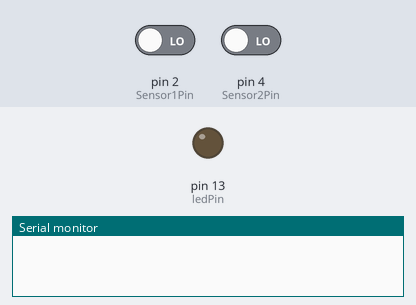
The sketch below on a simulated Arduino Uno, built with avr-gcc and run on an emulated ATmega328P. Shown: output pins drawn as LEDs (lit = HIGH), the last lines printed to the serial monitor. Inputs (shaded band) come from the test bench; at power-on: pin 2 (Sensor1Pin) LOW, pin 4 (Sensor2Pin) LOW.

Above: at 1.4 s.
1.5 s: pin 2 (Sensor1Pin) driven HIGH
At 2.4 s:
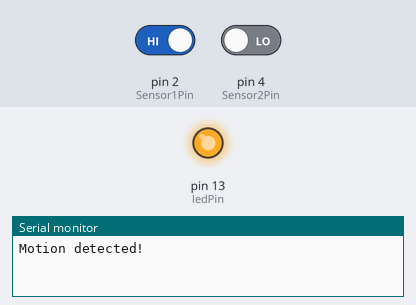
3.0 s: pin 2 (Sensor1Pin) driven LOW
At 3.5 s:
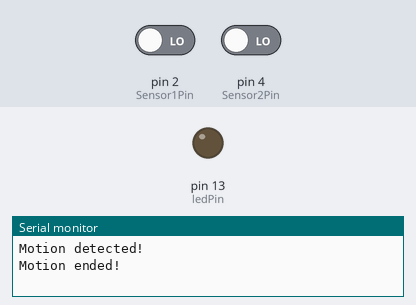
4.8 s: pin 4 (Sensor2Pin) driven HIGH
At 6.0 s:
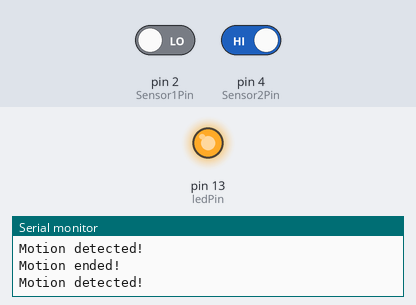
6.3 s: pin 4 (Sensor2Pin) driven LOW
At 7.3 s:
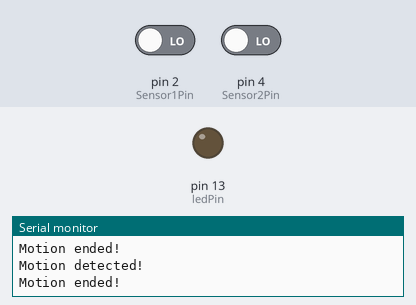
Timing chart, 0 to 8.8 s (numbered marks = the images above; inputs shaded):
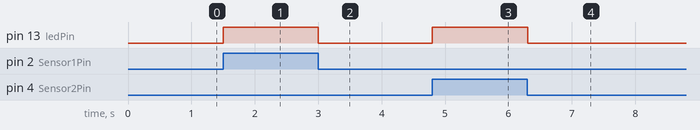

Measured:
- after the input at 1.5 s, pin 13 (ledPin): LOW → HIGH at once
- after the input at 3.0 s, pin 13 (ledPin): HIGH → LOW at once
- after the input at 4.8 s, pin 13 (ledPin): LOW → HIGH at once
- after the input at 6.3 s, pin 13 (ledPin): HIGH → LOW at once

The sketch:

PIRWarning.ino
```cpp
// Uses a PIR sensor to detect movement
//based upon:
// PIR sensor tester by Limor Fried of Adafruit

int ledPin = 13;                // choose the pin for the LED
int Sensor1Pin = 2;               // choose the input pin (for PIR sensor)
int Sensor2Pin = 4;
int pirState = LOW;             // we start, assuming no motion detected
int val1 = 0;                    // variable for reading the pin status
int val2 = 0;

void setup() {
  pinMode(ledPin, OUTPUT);      // declare LED as output
  pinMode(Sensor1Pin, INPUT);     // declare sensor as input
  pinMode(Sensor2Pin, INPUT);
  Serial.begin(9600);
}
void loop(){
  val1 = digitalRead(Sensor1Pin);
  val2 = digitalRead(Sensor2Pin);  // read input values
  if (val1 == HIGH || val2 == HIGH) { // check if the input is HIGH
    digitalWrite(ledPin, HIGH);  // turn LED ON
    delay(150);

    if (pirState == LOW) {
      Serial.println("Motion detected!");
      pirState = HIGH;
    }
  } else {
    digitalWrite(ledPin, LOW); // turn LED OFF
    delay(300);
    if (pirState == HIGH){
      Serial.println("Motion ended!");
      pirState = LOW;     }
  }
}
```
